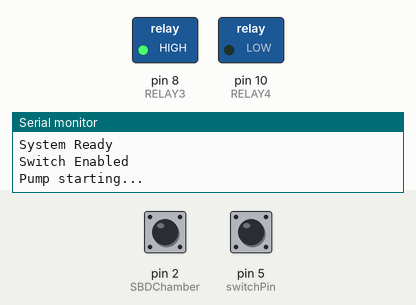
The sketch below on a simulated Arduino Uno, built with avr-gcc and run on an emulated ATmega328P. Parts: switched loads named in the sketch (green lamp = pin HIGH), the last lines printed to the serial monitor. Inputs (shaded band) come from the test bench; at power-on: pin 2 (SBDChamber) HIGH, pin 5 (switchPin) HIGH.

Above: at 1.2 s.
1.3 s: pin 2 (SBDChamber) pulled LOW for 0.15 s
2.9 s: pin 5 (switchPin) pulled LOW for 0.15 s
At 12.0 s:
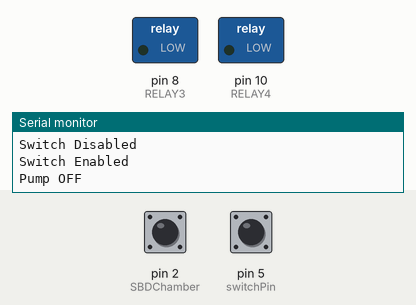
Timing chart, 0 to 12.8 s (numbered marks = the images above; inputs shaded):
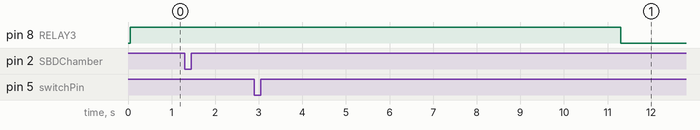

The sketch:

SoloSystemCode.ino
```cpp
const int switchPin  = 5;   // Switch input
const int RELAY4     = 10;  // Plasma relay
const int RELAY3     = 8;   // Pump / VFD control
const int SBDChamber = 2;   // SBD chamber input interrupt pin

const unsigned long debounceTime = 50;
const unsigned long pumpDelayTime = 10000; // 10 seconds

bool systemRequested = false;
bool systemRunning = false;

volatile bool sbdChanged = false;
volatile bool sbdState = false;

int lastReading = LOW;
int stableState = LOW;
unsigned long lastChangeTime = 0;

unsigned long stateStartTime = 0;

enum SystemState {
  SYSTEM_OFF,
  PUMP_STARTING,
  PLASMA_ON,
  PLASMA_STOPPING
};

SystemState currentState = SYSTEM_OFF;

void onSBDChange() {
  sbdState = digitalRead(SBDChamber);
  sbdChanged = true;
}

void requestSystemOn() {
  if (currentState == SYSTEM_OFF) {
    digitalWrite(RELAY3, HIGH);   // Pump ON
    Serial.println("Pump starting...");

    stateStartTime = millis();
    currentState = PUMP_STARTING;
  }
}

void requestSystemOff() {
  if (currentState == PLASMA_ON || currentState == PUMP_STARTING) {
    digitalWrite(RELAY4, LOW);    // Plasma OFF first
    Serial.println("Plasma OFF, pump ramping down...");

    stateStartTime = millis();
    currentState = PLASMA_STOPPING;
  }
}

void updateSystemState() {
  switch (currentState) {

    case SYSTEM_OFF:
      digitalWrite(RELAY3, LOW);
      digitalWrite(RELAY4, LOW);
      systemRunning = false;
      break;

    case PUMP_STARTING:
      if (millis() - stateStartTime >= pumpDelayTime) {
        digitalWrite(RELAY4, HIGH);   // Plasma ON after pump delay
        Serial.println("Pump ON | Plasma ON");

        systemRunning = true;
        currentState = PLASMA_ON;
      }
      break;

    case PLASMA_ON:
      // System remains active until requested OFF
      break;

    case PLASMA_STOPPING:
      if (millis() - stateStartTime >= pumpDelayTime) {
        digitalWrite(RELAY3, LOW);    // Pump OFF after ramp-down
        Serial.println("Pump OFF");

        systemRunning = false;
        currentState = SYSTEM_OFF;
      }
      break;
  }
}

void setup() {
  pinMode(switchPin, INPUT_PULLUP);
  pinMode(SBDChamber, INPUT_PULLUP);

  pinMode(RELAY4, OUTPUT);
  pinMode(RELAY3, OUTPUT);

  Serial.begin(115200);

  digitalWrite(RELAY4, LOW);  // Plasma OFF
  digitalWrite(RELAY3, LOW);  // Pump OFF

  attachInterrupt(digitalPinToInterrupt(SBDChamber), onSBDChange, CHANGE);

  Serial.println("System Ready");
}

void loop() {
  int reading = digitalRead(switchPin);

  if (reading != lastReading) {
    lastChangeTime = millis();
    lastReading = reading;
  }

  if ((millis() - lastChangeTime) > debounceTime) {
    if (reading != stableState) {
      stableState = reading;

      if (stableState == HIGH) {
        Serial.println("Switch Enabled");
        requestSystemOn();
      }
      else {
        Serial.println("Switch Disabled");
        requestSystemOff();
      }
    }
  }

  if (sbdChanged) {
    sbdChanged = false;

    if (sbdState == HIGH) {
      Serial.println("SBD signal HIGH");
      requestSystemOn();
    }
    else {
      Serial.println("SBD signal LOW");
      requestSystemOff();
    }
  }

  updateSystemState();
}
```
